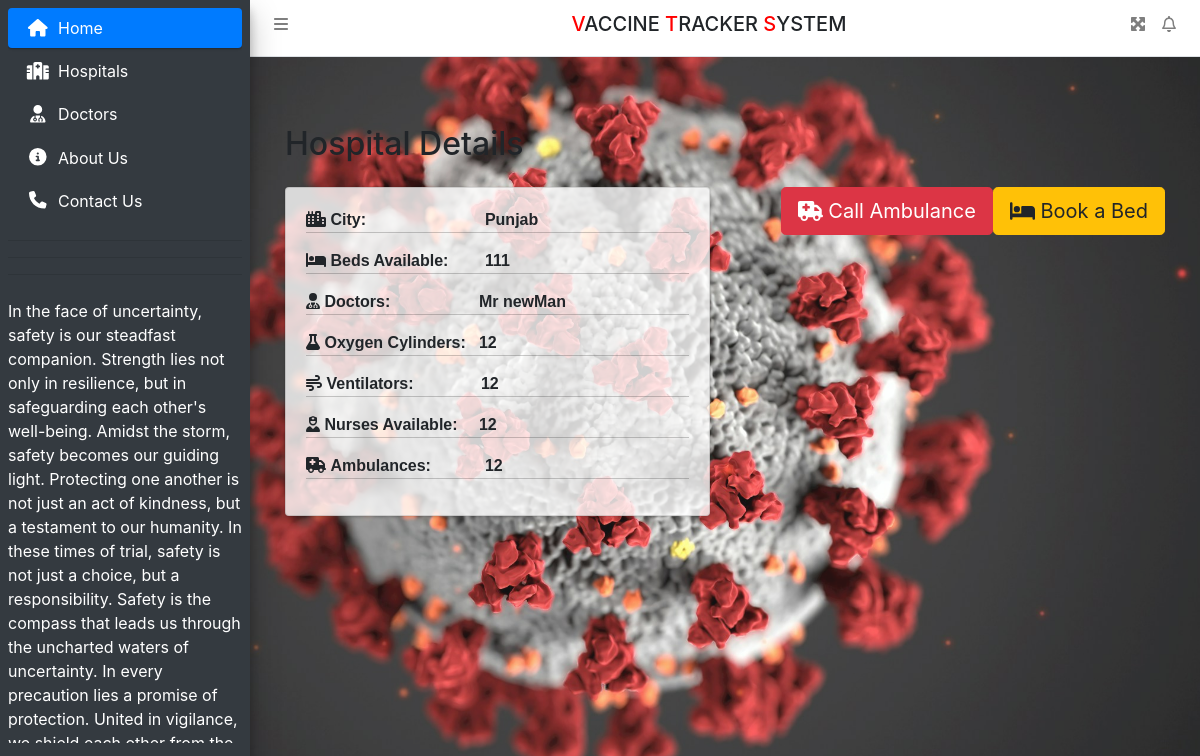
Screenshot of /hospitals/1 with the database file from the repository.
### hospitals/models.py (models this page shows, shortened)
class Hospital(models.Model):
    TYPE_CHOICES = (
        ('Government', 'Government'),
        ('Private', 'Private'),
    )
    name = models.CharField(max_length=100)
    hospital_type = models.CharField(max_length=20, choices=TYPE_CHOICES)
    city = models.ForeignKey(City, on_delete=models.CASCADE)
    beds_available = models.IntegerField()
    doctors = models.TextField()
    oxygen_cylinders = models.IntegerField()
    ventilators = models.IntegerField()
    nurses_available = models.IntegerField()
    ambulances = models.IntegerField()

class City(models.Model):
    name = models.CharField(max_length=100)
    def __str__(self):
        return self.name

### hospitals/views.py (the view)
# urls.py: path('<int:id>', views.hospital, name='hospitals'),
def hospital(request, id):
    hospital = Hospital.objects.filter(id=id).first()
    return render(request, 'hospitals/patient.html', context={'hospitals': hospital})

### hospitals/templates/hospitals/patient.html (shortened to what this page needs)
{% load static %}
<html>
<head runat="server">
    <link href="{% static 'css/bootstrap.css' %}" rel="stylesheet"/>
    <link href="{% static 'css/all.css' %}" rel="stylesheet"/>
    <link href="{% static 'css/adminlte.css' %}" rel="stylesheet"/>
    <link href="{% static 'css/OverlayScrollbars.css' %}" rel="stylesheet"/>
    <link rel="stylesheet"
        href="https://cdn.datatables.net/1.10.23/css/jquery.dataTables.min.css">
    <link rel="stylesheet"
        href="https://cdn.datatables.net/buttons/1.6.5/css/buttons.dataTables.min.css">
    <link rel="stylesheet"
        href="https://cdn.jsdelivr.net/npm/bootstrap-select@1.13.14/dist/css/bootstrap-select.min.css">
    <link rel="stylesheet" href="https://cdnjs.cloudflare.com/ajax/libs/twitter-bootstrap/4.5.2/css/bootstrap.css">
    <link rel="stylesheet" href="https://cdn.datatables.net/1.11.4/css/dataTables.bootstrap4.min.css">
    <link rel="stylesheet" href="https://cdn.datatables.net/buttons/2.2.2/css/buttons.bootstrap4.min.css">
</head>
<body style="background-image: url({% static 'assets/img/patient.jpg' %})" class="hold-transition sidebar-mini layout-fixed layout-navbar-fixed layout-footer-fixed">
<nav class="main-header navbar navbar-expand navbar-white navbar-light">
    <ul class="navbar-nav">
        <li class="nav-item"><a class="nav-link" data-widget="pushmenu"
                                href="#" role="button"><i class="fas fa-bars"></i></a></li>
    </ul>
    <h5 class="text-center text-uppercase" style="width: 100%;"><span style="color: red">V</span>accine <span style="color: red">T</span>racker <span style="color: red">S</span>ystem</h5>
    <ul class="navbar-nav ml-auto">
        <li class="nav-item"><a class="nav-link"
                                data-widget="fullscreen" href="#" role="button"> <i
                class="fas fa-expand-arrows-alt"></i>
        </a></li>
        <li class="nav-item dropdown"><a class="nav-link"
                                        data-toggle="dropdown" href="#"> <i
                class="far fa-bell fas-shake animated"></i>
        </a>
        </li>
    </ul>
</nav>
<aside class="main-sidebar sidebar-dark-primary elevation-4">
    <div class="sidebar ">
        <nav class="mt-2">
            <ul class="nav nav-pills nav-sidebar flex-column"
                data-widget="treeview" role="menu" data-accordion="false">
                <li class="nav-item menu-open">
                    <a href="{% url 'index' %}" class="nav-link active" style="color: #fff;">
                        <i class="nav-icon fas fa-home"></i>
                        <p>Home</p>
                    </a>
                </li>
                <li class="nav-item">
                    <a href="#" class="nav-link" style="color: #fff;">
                        <i class="nav-icon fas fa-hospital"></i>
                        <p>Hospitals</p>
                    </a>
                </li>
                <li class="nav-item">
                    <a href="#" class="nav-link" style="color: #fff;">
                        <i class="nav-icon fas fa-user-md"></i>
                        <p>Doctors</p>
                    </a>
                </li>
                <li class="nav-item">
                    <a href="#" class="nav-link" style="color: #fff;">
                        <i class="nav-icon fas fa-info-circle"></i>
                        <p>About Us</p>
                    </a>
                </li>
                <li class="nav-item">
                    <a href="#" class="nav-link" style="color: #fff;">
                        <i class="nav-icon fas fa-phone"></i>
                        <p>Contact Us</p>
                    </a>
                </li>
            </ul>
            <hr style="color: #fff;"><hr style="color: #fff;"><hr >
            <div class="quote mt-4">
                <p style="color: #fff;">
                        In the face of uncertainty, safety is our steadfast companion.
                        Strength lies not only in resilience, but in safeguarding each other's well-being.
                        Amidst the storm, safety becomes our guiding light.
                        Protecting one another is not just an act of kindness, but a testament to our humanity.
                        In these times of trial, safety is not just a choice, but a responsibility.
                        Safety is the compass that leads us through the uncharted waters of uncertainty.
                        In every precaution lies a promise of protection.
                        United in vigilance, we shield each other from the unseen foe.
                        Let safety be the melody that orchestrates our journey through the pandemic.
                        Hand in hand, we navigate the labyrinth of challenges, guided by the beacon of safety.
                </p>
            </div>
        </nav>
    </div>
</aside>
<div class="content-wrapper">
    {% block main %}
    <div class="container mt-5">
        <h2 >Hospital Details</h2>
        <div class="row mt-4">
        <div class="col-md-6">
            <div class="card" style="background-color: rgba(255, 255, 255, 0.8);">
                <div class="card-body" style="font-family: Arial, sans-serif;">
                    {% if hospitals %}
                    <p style="font-weight: bold; border-bottom: 1px solid rgba(0, 0, 0, 0.2);">
                        <i class="fas fa-city"></i> <span style="width: 150px; display: inline-block;">City:</span> {{ hospitals.city }}
                    </p>
                    <p style="font-weight: bold; border-bottom: 1px solid rgba(0, 0, 0, 0.2);">
                        <i class="fas fa-bed"></i> <span style="width: 150px; display: inline-block;">Beds Available:</span> {{ hospitals.beds_available }}
                    </p>
                    <p style="font-weight: bold; border-bottom: 1px solid rgba(0, 0, 0, 0.2);">
                        <i class="fas fa-user-md"></i> <span style="width: 150px; display: inline-block;">Doctors:</span> {{ hospitals.doctors }}
                    </p>
                    <p style="font-weight: bold; border-bottom: 1px solid rgba(0, 0, 0, 0.2);">
                        <i class="fas fa-flask"></i> <span style="width: 150px; display: inline-block;">Oxygen Cylinders:</span> {{ hospitals.oxygen_cylinders }}
                    </p>
                    <p style="font-weight: bold; border-bottom: 1px solid rgba(0, 0, 0, 0.2);">
                        <i class="fas fa-wind"></i> <span style="width: 150px; display: inline-block;">Ventilators:</span> {{ hospitals.ventilators }}
                    </p>
                    <p style="font-weight: bold; border-bottom: 1px solid rgba(0, 0, 0, 0.2);">
                        <i class="fas fa-user-nurse"></i> <span style="width: 150px; display: inline-block;">Nurses Available:</span> {{ hospitals.nurses_available }}
                    </p>
                    <p style="font-weight: bold; border-bottom: 1px solid rgba(0, 0, 0, 0.2);">
                        <i class="fas fa-ambulance"></i> <span style="width: 150px; display: inline-block;">Ambulances:</span> {{ hospitals.ambulances }}
                    </p>
                    {% endif %}
                </div>
            </div>
        </div>
        <div class="col-md-6 booking-buttons">
            <a href="#" class="btn btn-warning btn-lg float-right" data-target="#addpro" data-toggle="modal">
                <i class="fas fa-bed"></i> Book a Bed
            </a>
            <a href="#" class="btn btn-danger btn-lg float-right" data-target="#addpro" data-toggle="modal">
                <i class="fas fa-ambulance"></i> Call Ambulance
            </a>
        </div>
        </div>
    </div>
    {% endblock %}
</div>

### vaccine/static/css/all.css (style rules this page uses)
.fa-bars:before { content: "\f0c9"; }
.fa-bed:before { content: "\f236"; }
.fa-bell:before { content: "\f0f3"; }
.fa-city:before { content: "\f64f"; }
.fa-flask:before { content: "\f0c3"; }
.fa-hospital:before { content: "\f0f8"; }
.fa-phone:before { content: "\f095"; }
.fa-user-nurse:before { content: "\f82f"; }
.fa-wind:before { content: "\f72e"; }

### vaccine/static/css/OverlayScrollbars.css (style rules this page uses)
.os-host, .os-host-textarea { position: relative; overflow: visible !important; -webkit-box-orient: vertical; -webkit-box-direction: normal; -ms-flex-direction: column; flex-direction: column; -ms-flex-wrap: nowrap; flex-wrap: nowrap; -webkit-box-pack: start; -ms-flex-pack: start; justify-content: flex-start; -ms-flex-line-pack: start; align-content: flex-start; -webkit-box-align: start; -ms-flex-align: start; -ms-grid-row-align: flex-start; align-items: flex-start; }
.os-host-overflow { overflow: hidden !important; }

### hospitals/templates/hospitals/patient.html (style rules this page uses)
body { background-size: cover; background-repeat: no-repeat; background-position: center; }
.content-wrapper { background-color: rgba(255, 255, 255, 0.068); padding: 20px; }

### rows the page displays
Hospital: city "Punjab", beds_available "111", doctors "Mr newMan", oxygen_cylinders "12", ventilators "12", nurses_available "12", ambulances "12"
